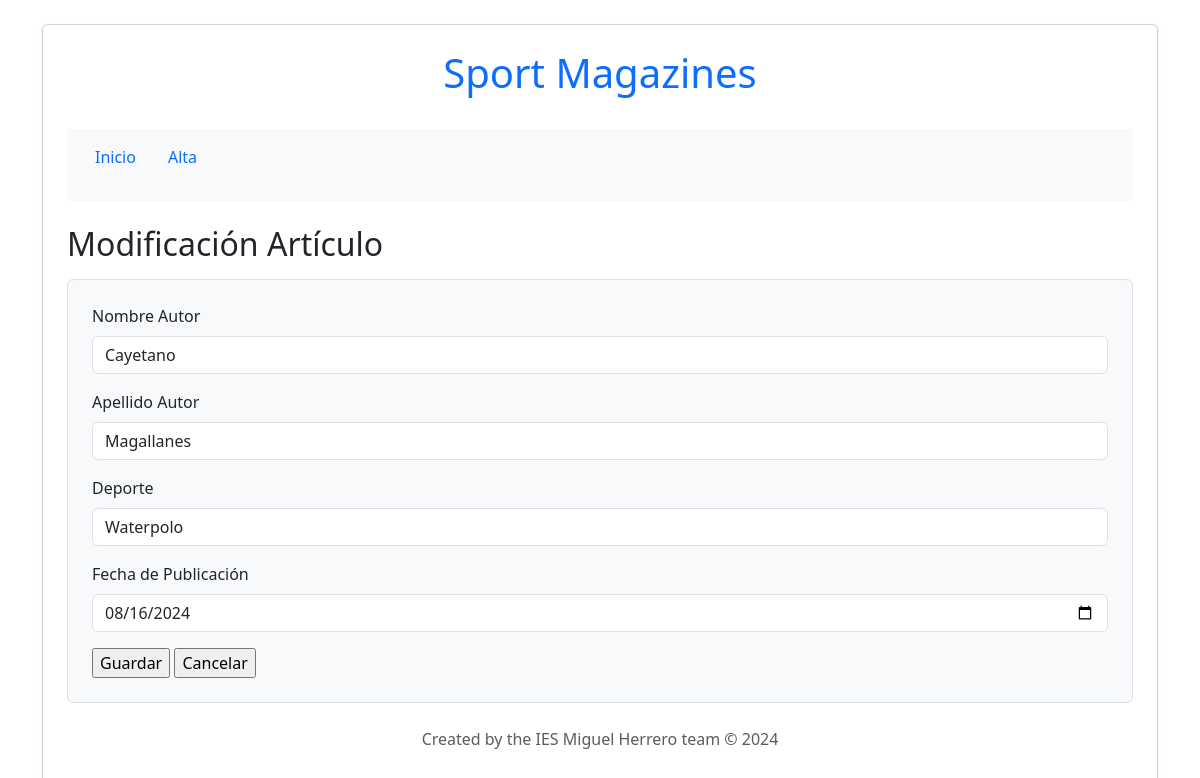
Page /edit.php?id=2 on the committed database.
### tables this page shows
CREATE TABLE articulos (
  articulo_id INT UNSIGNED AUTO_INCREMENT PRIMARY KEY,
  apellido_autor VARCHAR(100) NOT NULL,
  nombre_autor VARCHAR(100) NOT NULL,
  deporte VARCHAR(100) NOT NULL,
  fecha_publicacion DATE NOT NULL
);

### src/edit.php (the view, shortened to what this page needs)
<?php
include_once("config.php");
?>
<!DOCTYPE html>
<html>
<head>
    <link href="https://cdn.jsdelivr.net/npm/bootstrap@5.3.0/dist/css/bootstrap.min.css" rel="stylesheet">
</head>
<body class="container py-4">
<div class="card p-4 shadow-sm">
    <header class="text-center mb-4">
        <h1 class="text-primary">Sport Magazines</h1>
    </header>
    <nav class="navbar navbar-expand-lg navbar-light bg-light mb-4">
        <div class="container-fluid">
            <ul class="nav nav-pills mb-3">
                <li class="nav-item"><a class="nav-link" href="index.php">Inicio</a></li>
                <li class="nav-item"><a class="nav-link" href="add.html">Alta</a></li>
            </ul>
        </div>
    </nav>
    <main>
        <h2 class="mb-3">Modificación Artículo</h2>
        <?php
        $articulo_id = $mysqli->real_escape_string($_GET['id']);
        $resultado = $mysqli->query("SELECT apellido_autor, nombre_autor, deporte, fecha_publicacion FROM articulos WHERE articulo_id = $articulo_id");
        $fila = $resultado->fetch_array();
        ?>
        <form action="edit_action.php" method="post" class="border p-4 rounded bg-light">
            <div class="mb-3">
                <label for="nombre_autor" class="form-label">Nombre Autor</label>
                <input type="text" class="form-control" name="nombre_autor" id="nombre_autor" value="<?php echo htmlspecialchars($fila['nombre_autor']); ?>" required>
            </div>
            <div class="mb-3">
                <label for="apellido_autor" class="form-label">Apellido Autor</label>
                <input type="text" class="form-control" name="apellido_autor" id="apellido_autor" value="<?php echo htmlspecialchars($fila['apellido_autor']); ?>" required>
            </div>
            <div class="mb-3">
                <label for="deporte" class="form-label">Deporte</label>
                <input type="text" class="form-control" name="deporte" id="deporte" value="<?php echo htmlspecialchars($fila['deporte']); ?>" required>
            </div>
            <div class="mb-3">
                <label for="fecha_publicacion" class="form-label">Fecha de Publicación</label>
                <input type="date" class="form-control" name="fecha_publicacion" id="fecha_publicacion" value="<?php echo htmlspecialchars($fila['fecha_publicacion']); ?>" required>
            </div>
            <input type="submit" name="modifica" value="Guardar">
            <input type="button" value="Cancelar" onclick="location.href='index.php'">
        </form>
    </main>
    <footer class="text-center mt-4">
        <p class="text-muted">Created by the IES Miguel Herrero team &copy; 2024</p>
    </footer>
</div>
</body>
</html>

### rows in the picture
articulos: nombre_autor "Cayetano", apellido_autor "Magallanes", deporte "Waterpolo", fecha_publicacion "08/16/2024"
